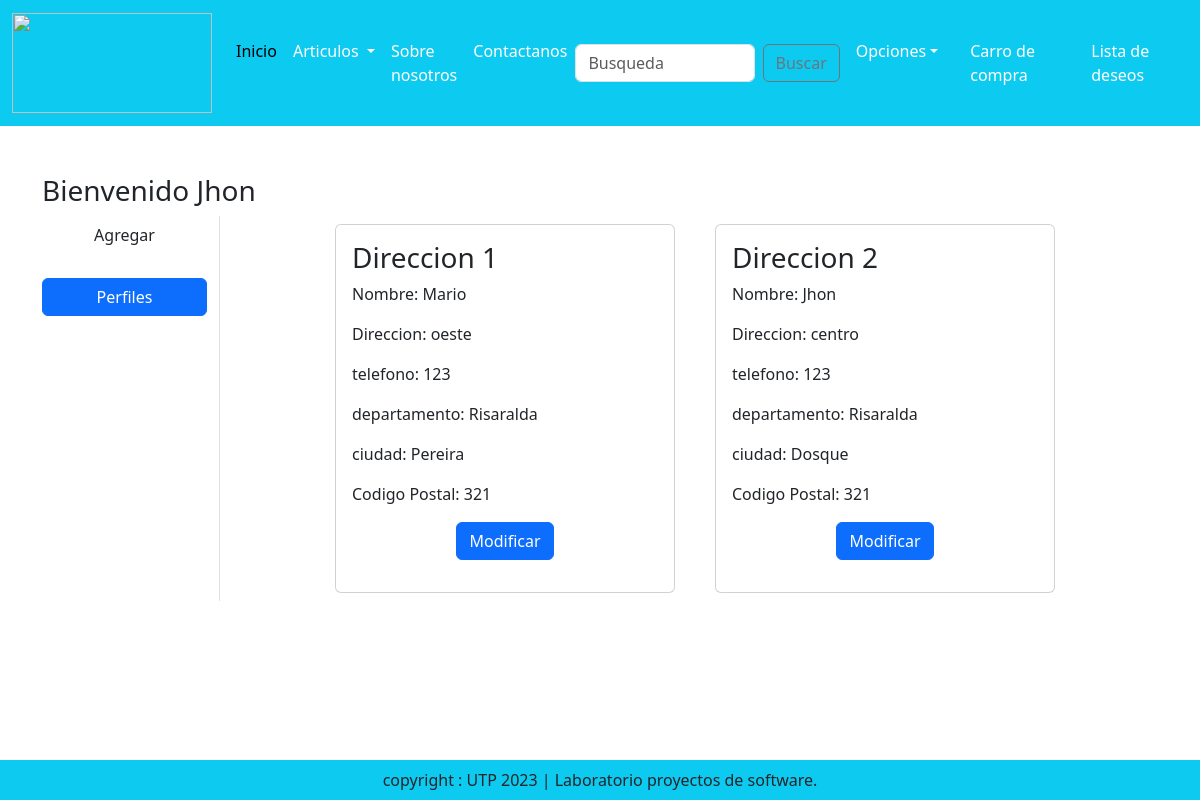
Page /address/ (signed in) on the committed database.
### app/models.py (models this page shows, shortened)
class Customer(models.Model):
    usuario = models.ForeignKey(User,on_delete=models.CASCADE) #user
    nombre = models.CharField(max_length=200) #name
    departamento = models.CharField(choices=STATE_CHOICES,max_length=100)  #state
    ciudad = models.CharField(max_length=50) #city
    direccion = models.CharField(max_length=200) #locality
    telefono = models.IntegerField(default=0) #mobile
    codigo_postal = models.IntegerField()   #zipcode

### app/views.py (the view)
# urls.py: path('address/', views.address, name='address'),
def address(request):
    add = Customer.objects.filter(usuario=request.user)
    return render(request, 'app/address.html', locals())

### app/templates/app/address.html (shortened to what this page needs)
{% extends 'app/base.html' %}
{% load static %}
{% block main-content %}
<div class="container my-5">
        <div class="row">
          <h3> Bienvenido <span class="text-capitalize"> {{request.user}}</span></h3>
            <div class="col-sm-2 border-end">
                <ul class="list-unstyled">
                <li class="d-grid"><a href ="{% url 'profile' %}" class= "btn btn"> Agregar </a></li><br>
                <li class="d-grid"><a href ="{% url 'address' %}" class= "btn btn-primary ">Perfiles</a></li>
                </ul>
            </div>
            <div class="col-sm-8 offset-sm-1">
                <div class="row">
                    {% for ad in add %}
                        <div class="col-sm-6">
                            <div class="card m-2">
                                <div class="card-body">
                                    <h3>Direccion {{forloop.counter}}</h3>
                                    <p>Nombre: {{ad.nombre}}</p>
                                    <p>Direccion: {{ad.direccion}}</p>
                                    <p>telefono: {{ad.telefono}}</p>
                                    <p>departamento: {{ad.departamento}}</p>
                                    <p>ciudad: {{ad.ciudad}}</p>
                                    <p>Codigo Postal: {{ad.codigo_postal}}</p>
                                    <p class= "text-center"><a href="{% url 'updateAddress' pk=ad.id %}" type ="button" class="btn btn-primary">Modificar</a></p>
                                </div>
                            </div>
                        </div>
                    {% endfor %}
                </div>
            </div>
        </div>
</div>
{%endblock main-content%}

### rows in the picture
Customer: nombre "Mario", direccion "oeste", telefono "123", departamento "Risaralda", ciudad "Pereira", codigo_postal "321"
Customer: nombre "Jhon", direccion "centro", telefono "123", departamento "Risaralda", ciudad "Dosque", codigo_postal "321"

### other values in the picture
{{ request.user }} "Jhon"
